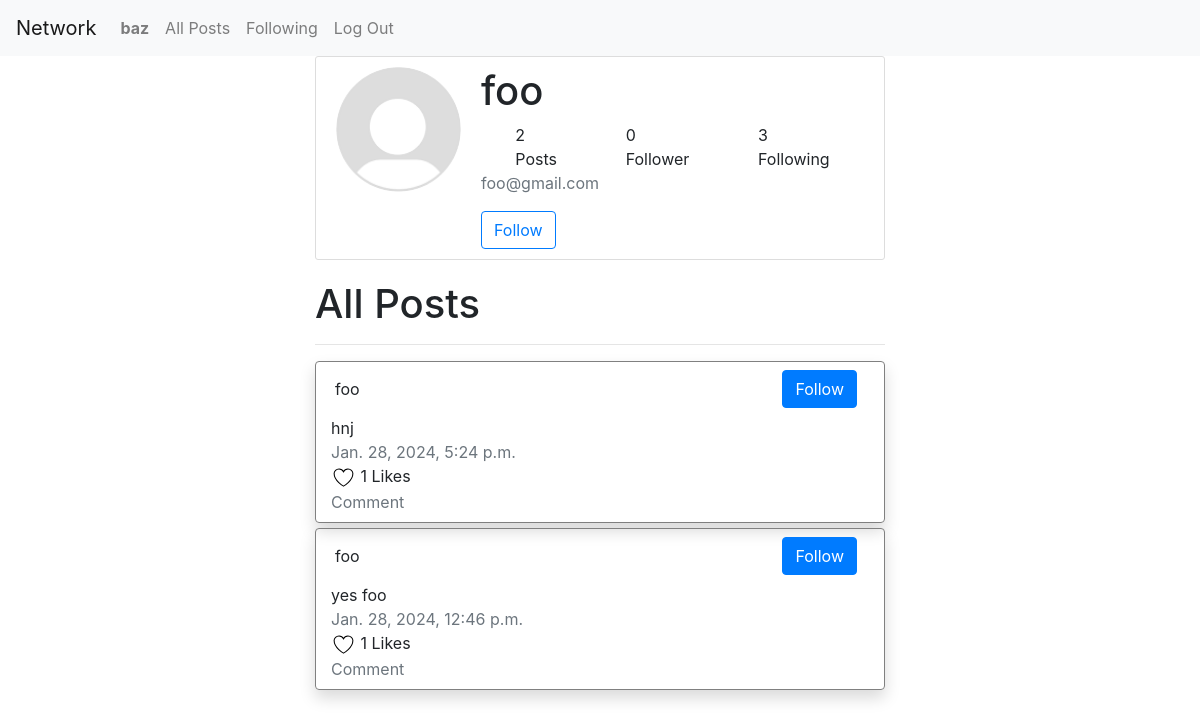
Page /profile/2 (signed in) on the earlier database version.
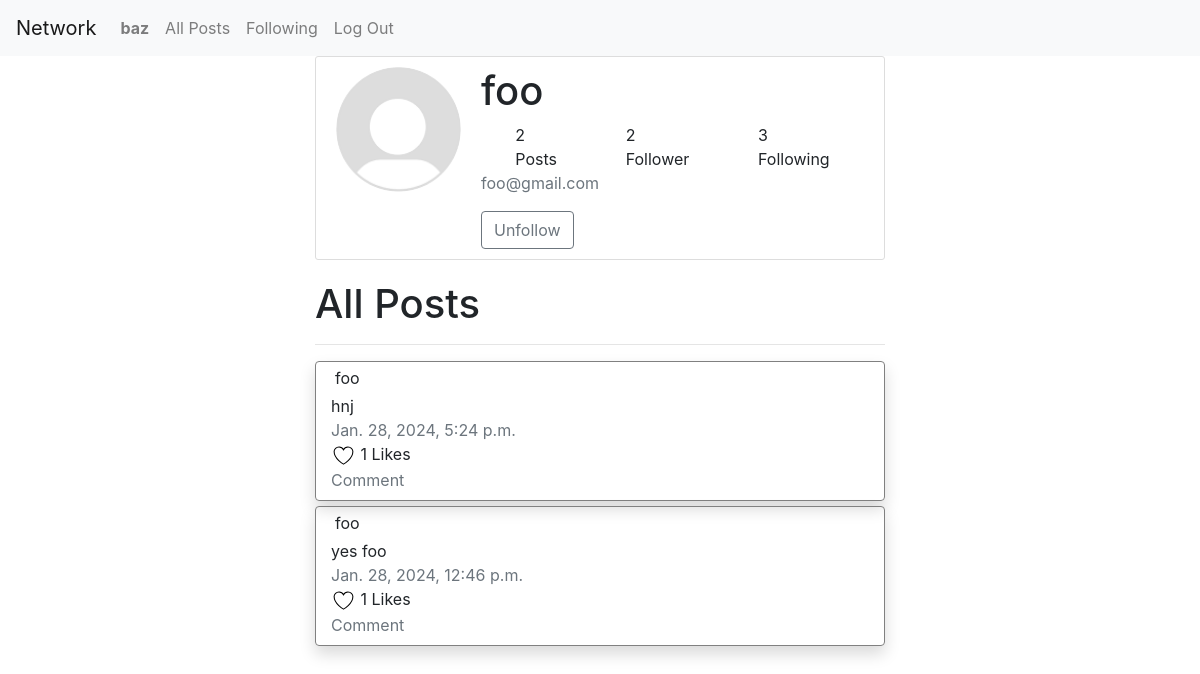
Same page on the later database version.
### network/models.py (models this page shows, shortened)
class User(AbstractUser):
    follower = models.ManyToManyField("User", related_name="followers")
    following = models.ManyToManyField("User", related_name="followings")

class Post(models.Model):
    content = models.CharField(max_length=100)
    poster = models.ForeignKey('User', on_delete=models.CASCADE, related_name='posts')
    timestamp = models.DateTimeField(auto_now_add=True)

### network/views.py (the view)
# urls.py: path("profile/<int:user_id>", views.profile_page, name="profile"),
@login_required(login_url="/login")
def profile_page(request, user_id):
    try:
        user = User.objects.get(pk=user_id)
    except UnboundLocalError or ValueError:
        raise Http404("User not found.")
    except User.DoesNotExist:
            return render(request, "error/404.html", {
                "message": "404",
                "title": "404 error"
            })
    posts = Post.objects.filter(poster=user).order_by("-timestamp").all()
    return render(request, "network/profile.html", {
        "user_info": user,
        "posts": posts,
        "isfollow": user in request.user.following.all()
    })

### network/templates/network/profile.html (shortened to what this page needs)
{% extends "network/layout.html" %}
{% load static %}
{% block body %}
        <div class="container w-50">
            <div class="content-section">
                <div class="media d-flex bd-highlight">
                    <div>
                        <img class="rounded-circle account-img" src="{% static 'profile/default.png' %}">
                    </div>
                    <div class="media-body">
                        <div>
                            <h2 class="account-heading">{{ user_info.username }}</h2>
                        </div>
                        <div class="d-flex bd-highlight justify-content-around">
                            <div class="d-flex flex-column bd-highlight">
                                <div>{{ posts.count }}</div>
                                <div>Posts</div>
                            </div>
                            <div>
                                <div>{{ user_info.follower.count }}</div>
                                <div>Follower</div>
                            </div>
                            <div>
                                <div>{{ user_info.following.count }}</div>
                                <div>Following</div>
                            </div>
                        </div>
                        <div>
                            <p class="text-secondary">{{ user_info.email }}</p>
                        </div>
                        <div id="follow_btn">
                            {% if user_info != request.user %}
                                {% if isfollow == False %}
                                    <button type="button" data-posterid="{{ user_info.id }}" class="btn btn-outline-primary">Follow</button>
                                {% else %}
                                    <button type="button" data-posterid="{{ user_info.id }}" class="btn btn-outline-secondary">Unfollow</button>
                                {% endif %}
                            {% endif %}
                        </div>
                    </div>
                </div>
            </div>
            <h1>All Posts</h1>
            <hr>
            {% for post in posts %}
                <div id="post{{post.id}}" class="container w-95 mx-auto shadow rounded" style="border: 1px solid gray; margin-bottom: 5px;">
                    <div id="info" class="d-flex bd-highlight">
                        <div id="post_info" class="p-1 flex-grow-1 d-flex align-items-center bd-highlight">
                            <div id="poster">
                                {{ user_info.username }}
                            </div>
                        </div>
                        <div id="post_action" class="d-flex flex-row p-2 bd-highlight align-items-center">
                            {% if user_info != request.user and isfollow == False %}
                                <div id="follow">
                                    <button class="btn btn-primary" data-posterid="{{ user_info.id }}">Follow</button>
                                </div>
                            {% endif %}
                        </div>
                    </div>
                    <div id="post_content" class="text-truncate-vertical">
                        <span>
                            {{ post.content }}
                        </span>
                    </div>
                    <div id="post_timestamp">
                        <span class="text-secondary">
                            {{ post.timestamp }}
                        </span>
                    </div>
                    <div id="post_likes">
                        <svg xmlns="http://www.w3.org/2000/svg" class="unlike" id="heart" viewBox="0 0 24 24">
                            <path d="M21 8.25c0-2.485-2.099-4.5-4.688-4.5-1.935 0-3.597 1.126-4.312 2.733-.715-1.607-2.377-2.733-4.313-2.733C5.1 3.75 3 5.765 3 8.25c0 7.22 9 12 9 12s9-4.78 9-12Z"></path>
                        </svg>
                        1 Likes
                    </div>
                    <div id="post_comments" class="mb-2">
                        <span class="text-secondary">
                            Comment
                        </span>
                    </div>
                </div>
            {% empty %}
                <h3>No Posts Yet.</h3>
            {% endfor %}
        </div>
{% endblock %}

### network/templates/network/layout.html (shortened to what this page needs)
{% load static %}
<!DOCTYPE html>
<html lang="en">
    <head>
        <link rel="stylesheet" href="https://stackpath.bootstrapcdn.com/bootstrap/4.4.1/css/bootstrap.min.css">
        <link href="{% static 'network/styles.css' %}" rel="stylesheet">
    </head>
    <body>
        <nav class="navbar navbar-expand-lg navbar-light bg-light">
            <a class="navbar-brand" href="#">Network</a>
            <div>
              <ul class="navbar-nav mr-auto">
                {% if user.is_authenticated %}
                    <li class="nav-item">
                        <a class="nav-link" href="{% url 'profile' user_id=user.id %}"><strong>{{ user.username }}</strong></a>
                    </li>
                {% endif %}
                <li class="nav-item">
                  <a class="nav-link" href="{% url 'index' %}">All Posts</a>
                </li>
                {% if user.is_authenticated %}
                    <li class="nav-item">
                        <a class="nav-link" href="{% url 'followings' %}">Following</a>
                    </li>
                    <li class="nav-item">
                        <a class="nav-link" href="{% url 'logout' %}">Log Out</a>
                    </li>
                {% endif %}
              </ul>
            </div>
          </nav>
        <div class="body">
            {% block body %}
            {% endblock %}
        </div>
    </body>
</html>

### network/static/network/styles.css (style rules this page uses)
#post_content { max-height : 100px; }
.text-truncate-vertical span { -webkit-line-clamp: 3; display: -webkit-box; -webkit-box-orient: vertical; overflow: hidden; }
#heart { width: 25px; height: 25px; stroke: black; fill: none; stroke-dasharray: 58; }
#heart.unlike { animation: unlike 2s ease-out forwards; }
.account-img { height: 125px; width: 125px; margin-right: 20px; margin-bottom: 16px; }
.account-heading { font-size: 2.5rem; }
.content-section { background: #ffffff; padding: 10px 20px; border: 1px solid #dddddd; border-radius: 3px; margin-bottom: 20px; }

Differences in the rows shown:
changed User "foo": follower.count "0" → "2"
shown differently, row unchanged: Post "hnj": no longer shows "Follow"
shown differently, row unchanged: Post "yes foo": no longer shows "Follow"
Other differences:
text no longer shown: "Follow"
text now shown: "Unfollow"
